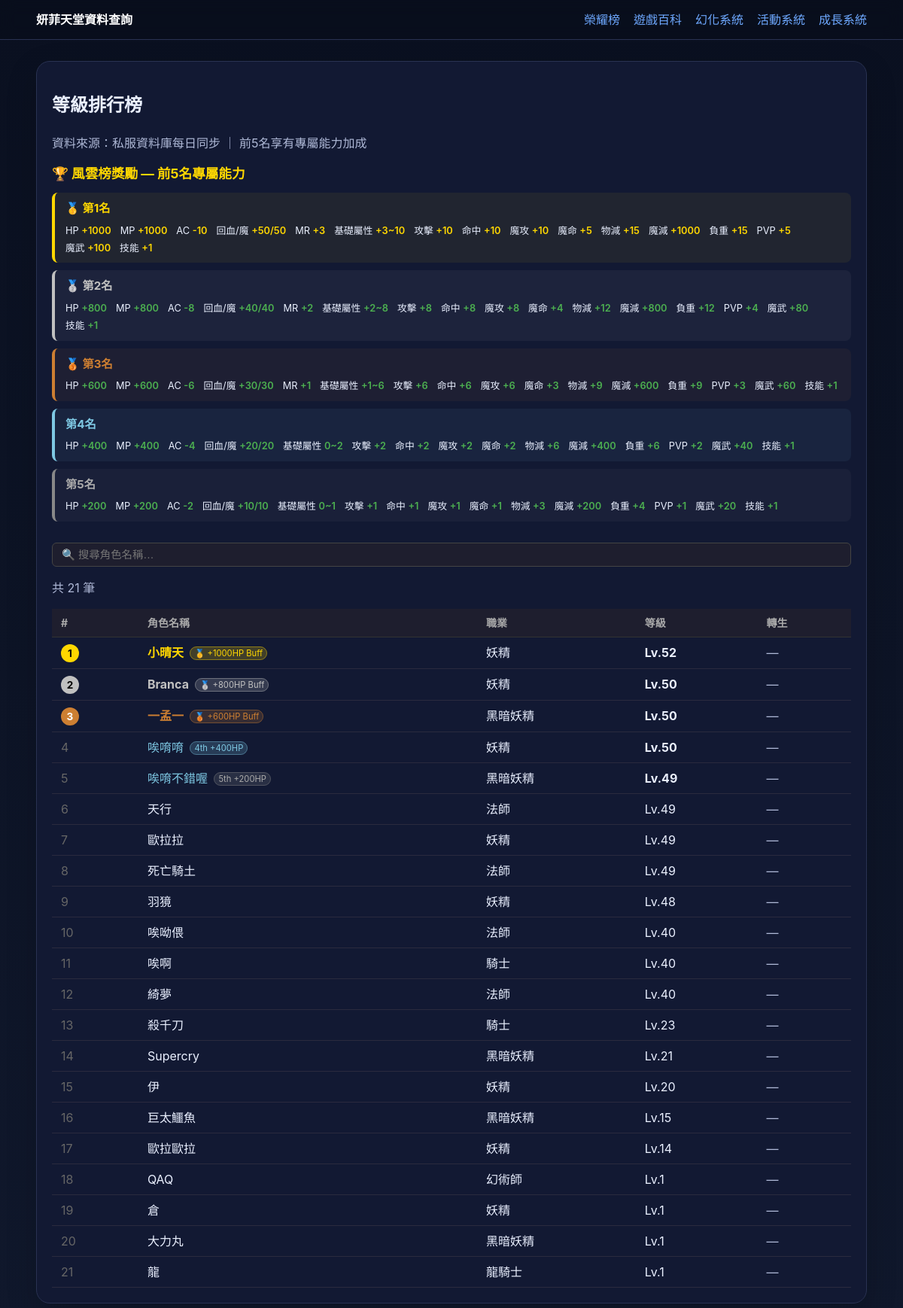
Page /ranking on the committed database.
### tables this page shows
CREATE TABLE characters (
    char_id      INTEGER PRIMARY KEY,
    account_name TEXT NOT NULL DEFAULT '',
    char_name    TEXT NOT NULL DEFAULT '',
    level        INTEGER DEFAULT 0,
    class        INTEGER DEFAULT 0,
    OnlineStatus INTEGER DEFAULT 0,
    synced_at    DATETIME DEFAULT CURRENT_TIMESTAMP
, rebirth_count INTEGER DEFAULT 0);

### app.py (the view)
    @app.route("/ranking")
    def ranking():
        db = get_db()
        rows = db.execute("""
            SELECT char_name, class,
                   MAX(level) as level,
                   MAX(rebirth_count) as rebirth_count
            FROM characters
            GROUP BY char_name
            ORDER BY level DESC, rebirth_count DESC
            LIMIT 100
        """).fetchall()
        return render_template("ranking.html", rows=rows, class_names=CLASS_NAMES)

### app.py (called while the page is built)
def get_db() -> sqlite3.Connection:
    if "db" not in g:
        db_path = Path(current_app().config["DATABASE"])
        db_path.parent.mkdir(parents=True, exist_ok=True)
        conn = sqlite3.connect(db_path)
        conn.row_factory = sqlite3.Row
        g.db = conn
    return g.db

def current_app() -> Flask:
    from flask import current_app as flask_current_app
    return flask_current_app

### templates/ranking.html (shortened to what this page needs)
{% extends 'base.html' %}
{% block content %}
<section class="card">
  <h1>等級排行榜</h1>
  <p class="muted">資料來源：私服資料庫每日同步 ｜ 前5名享有專屬能力加成</p>
  <div class="top-rewards">
    <h2>🏆 風雲榜獎勵 — 前5名專屬能力</h2>
    <div class="reward-cards">
      <div class="reward-card r1">
        <div class="reward-card-title">🥇 第1名</div>
        <div class="reward-grid">
          <div class="reward-item">HP <span>+1000</span></div>
          <div class="reward-item">MP <span>+1000</span></div>
          <div class="reward-item">AC <span>-10</span></div>
          <div class="reward-item">回血/魔 <span>+50/50</span></div>
          <div class="reward-item">MR <span>+3</span></div>
          <div class="reward-item">基礎屬性 <span>+3~10</span></div>
          <div class="reward-item">攻擊 <span>+10</span></div>
          <div class="reward-item">命中 <span>+10</span></div>
          <div class="reward-item">魔攻 <span>+10</span></div>
          <div class="reward-item">魔命 <span>+5</span></div>
          <div class="reward-item">物減 <span>+15</span></div>
          <div class="reward-item">魔減 <span>+1000</span></div>
          <div class="reward-item">負重 <span>+15</span></div>
          <div class="reward-item">PVP <span>+5</span></div>
          <div class="reward-item">魔武 <span>+100</span></div>
          <div class="reward-item">技能 <span>+1</span></div>
        </div>
      </div>
      <div class="reward-card r2">
        <div class="reward-card-title">🥈 第2名</div>
        <div class="reward-grid">
          <div class="reward-item">HP <span>+800</span></div>
          <div class="reward-item">MP <span>+800</span></div>
          <div class="reward-item">AC <span>-8</span></div>
          <div class="reward-item">回血/魔 <span>+40/40</span></div>
          <div class="reward-item">MR <span>+2</span></div>
          <div class="reward-item">基礎屬性 <span>+2~8</span></div>
          <div class="reward-item">攻擊 <span>+8</span></div>
          <div class="reward-item">命中 <span>+8</span></div>
          <div class="reward-item">魔攻 <span>+8</span></div>
          <div class="reward-item">魔命 <span>+4</span></div>
          <div class="reward-item">物減 <span>+12</span></div>
          <div class="reward-item">魔減 <span>+800</span></div>
          <div class="reward-item">負重 <span>+12</span></div>
          <div class="reward-item">PVP <span>+4</span></div>
          <div class="reward-item">魔武 <span>+80</span></div>
          <div class="reward-item">技能 <span>+1</span></div>
        </div>
      </div>
      <div class="reward-card r3">
        <div class="reward-card-title">🥉 第3名</div>
        <div class="reward-grid">
          <div class="reward-item">HP <span>+600</span></div>
          <div class="reward-item">MP <span>+600</span></div>
          <div class="reward-item">AC <span>-6</span></div>
          <div class="reward-item">回血/魔 <span>+30/30</span></div>
          <div class="reward-item">MR <span>+1</span></div>
          <div class="reward-item">基礎屬性 <span>+1~6</span></div>
          <div class="reward-item">攻擊 <span>+6</span></div>
          <div class="reward-item">命中 <span>+6</span></div>
          <div class="reward-item">魔攻 <span>+6</span></div>
          <div class="reward-item">魔命 <span>+3</span></div>
          <div class="reward-item">物減 <span>+9</span></div>
          <div class="reward-item">魔減 <span>+600</span></div>
          <div class="reward-item">負重 <span>+9</span></div>
          <div class="reward-item">PVP <span>+3</span></div>
          <div class="reward-item">魔武 <span>+60</span></div>
          <div class="reward-item">技能 <span>+1</span></div>
        </div>
      </div>
      <div class="reward-card r4">
        <div class="reward-card-title">第4名</div>
        <div class="reward-grid">
          <div class="reward-item">HP <span>+400</span></div>
          <div class="reward-item">MP <span>+400</span></div>
          <div class="reward-item">AC <span>-4</span></div>
          <div class="reward-item">回血/魔 <span>+20/20</span></div>
          <div class="reward-item">基礎屬性 <span>0~2</span></div>
          <div class="reward-item">攻擊 <span>+2</span></div>
          <div class="reward-item">命中 <span>+2</span></div>
          <div class="reward-item">魔攻 <span>+2</span></div>
          <div class="reward-item">魔命 <span>+2</span></div>
          <div class="reward-item">物減 <span>+6</span></div>
          <div class="reward-item">魔減 <span>+400</span></div>
          <div class="reward-item">負重 <span>+6</span></div>
          <div class="reward-item">PVP <span>+2</span></div>
          <div class="reward-item">魔武 <span>+40</span></div>
          <div class="reward-item">技能 <span>+1</span></div>
        </div>
      </div>
      <div class="reward-card r5">
        <div class="reward-card-title">第5名</div>
        <div class="reward-grid">
          <div class="reward-item">HP <span>+200</span></div>
          <div class="reward-item">MP <span>+200</span></div>
          <div class="reward-item">AC <span>-2</span></div>
          <div class="reward-item">回血/魔 <span>+10/10</span></div>
          <div class="reward-item">基礎屬性 <span>0~1</span></div>
          <div class="reward-item">攻擊 <span>+1</span></div>
          <div class="reward-item">命中 <span>+1</span></div>
          <div class="reward-item">魔攻 <span>+1</span></div>
          <div class="reward-item">魔命 <span>+1</span></div>
          <div class="reward-item">物減 <span>+3</span></div>
          <div class="reward-item">魔減 <span>+200</span></div>
          <div class="reward-item">負重 <span>+4</span></div>
          <div class="reward-item">PVP <span>+1</span></div>
          <div class="reward-item">魔武 <span>+20</span></div>
          <div class="reward-item">技能 <span>+1</span></div>
        </div>
      </div>
    </div>
  </div>
  <div class="rank-search">
    <input type="text" id="rankSearch" placeholder="🔍 搜尋角色名稱…" oninput="filterRanking(this.value)">
  </div>
  <p class="muted" id="rankCount">共 {{ rows|length }} 筆</p>
  <table class="ranking-table" id="rankingTable">
    <thead>
      <tr>
        <th>#</th>
        <th>角色名稱</th>
        <th>職業</th>
        <th>等級</th>
        <th>轉生</th>
      </tr>
    </thead>
    <tbody>
      {% for row in rows %}
      <tr data-name="{{ row.char_name }}">
        <td>
          {% if loop.index == 1 %}<span class="rank-badge r1">1</span>
          {% elif loop.index == 2 %}<span class="rank-badge r2">2</span>
          {% elif loop.index == 3 %}<span class="rank-badge r3">3</span>
          {% else %}<span style="color:#666">{{ loop.index }}</span>
          {% endif %}
        </td>
        <td>
          {% if loop.index == 1 %}
            <strong style="color:#ffd700">{{ row.char_name }}</strong>
            <span class="buff-tag buff-1">🥇 +1000HP Buff</span>
          {% elif loop.index == 2 %}
            <strong style="color:#c0c0c0">{{ row.char_name }}</strong>
            <span class="buff-tag buff-2">🥈 +800HP Buff</span>
          {% elif loop.index == 3 %}
            <strong style="color:#cd7f32">{{ row.char_name }}</strong>
            <span class="buff-tag buff-3">🥉 +600HP Buff</span>
          {% elif loop.index == 4 %}
            <span style="color:#7ec8e3">{{ row.char_name }}</span>
            <span class="buff-tag buff-4">4th +400HP</span>
          {% elif loop.index == 5 %}
            <span style="color:#7ec8e3">{{ row.char_name }}</span>
            <span class="buff-tag buff-5">5th +200HP</span>
          {% else %}
            {{ row.char_name }}
          {% endif %}
        </td>
        <td>{{ class_names.get(row['class'], '未知') }}</td>
        <td>
          {% if loop.index <= 5 %}<strong>Lv.{{ row.level }}</strong>
          {% else %}Lv.{{ row.level }}{% endif %}
        </td>
        <td>
          {% if row.rebirth_count and row.rebirth_count > 0 %}
            <span style="color:#ff9800">{{ row.rebirth_count }}轉</span>
          {% else %}<span class="muted">—</span>{% endif %}
        </td>
      </tr>
      {% endfor %}
    </tbody>
  </table>
</section>
{% endblock %}

### static/style.css (style rules this page uses)
:root { --bg:#0b1020;--card:#121933;--line:#293252;--text:#eaf0ff;--muted:#aeb8d6;--accent:#6ea8fe }
* { box-sizing:border-box }
body { margin:0;background:linear-gradient(180deg,#0a1020,#10182c);color:var(--text);font:16px/1.5 -apple-system,BlinkMacSystemFont,Segoe UI,Roboto,PingFang TC,Noto Sans TC,sans-serif }
.card { background:var(--card);border:1px solid var(--line);border-radius:18px;padding:20px;margin-bottom:18px;box-shadow:0 14px 40px rgba(0,0,0,.18) }
.muted { color:var(--muted) }
table { width:100%;border-collapse:collapse;min-width:720px }
th,td { padding:12px 10px;border-bottom:1px solid rgba(255,255,255,.08);text-align:left;vertical-align:top }
th { color:#c8d5ff;font-size:14px }

### templates/ranking.html (style rules this page uses)
.top-rewards { margin-bottom: 28px; }
.top-rewards h2 { font-size: 1.1rem; margin-bottom: 12px; color: #ffd700; }
.reward-cards { display: flex; flex-direction: column; gap: 10px; }
.reward-card { border-radius: 8px; padding: 10px 14px; border-left: 4px solid; }
.reward-card.r1 { border-color: #ffd700; background: #ffd70010; }
.reward-card.r2 { border-color: #c0c0c0; background: #c0c0c010; }
.reward-card.r3 { border-color: #cd7f32; background: #cd7f3210; }
.reward-card.r4 { border-color: #7ec8e3; background: #7ec8e310; }
.reward-card.r5 { border-color: #888; background: #88888810; }
.reward-card-title { font-weight: 700; font-size: .95rem; margin-bottom: 8px; }
.r1 .reward-card-title { color: #ffd700; }
.r2 .reward-card-title { color: #c0c0c0; }
.r3 .reward-card-title { color: #cd7f32; }
.r4 .reward-card-title { color: #7ec8e3; }
.r5 .reward-card-title { color: #aaa; }
.reward-grid { display: flex; flex-wrap: wrap; gap: 4px 12px; font-size: .8rem; }
.reward-item { white-space: nowrap; }
.reward-item span { color: #4caf50; font-weight: 600; }
.r1 .reward-item span { color: #ffd700; }
.rank-search { display:flex; gap:8px; margin-bottom:12px; }
.rank-search input { flex:1; padding:7px 12px; background:#1e1e2e; border:1px solid #444; border-radius:6px; color:#eee; font-size:.9rem; }
.ranking-table { width: 100%; border-collapse: collapse; }
.ranking-table th { background: #1e1e2e; color: #aaa; padding: 8px 12px; text-align: left; border-bottom: 1px solid #333; }
.ranking-table td { padding: 8px 12px; border-bottom: 1px solid #2a2a3e; }
.rank-badge { display:inline-block; width:24px; height:24px; border-radius:50%; text-align:center; line-height:24px; font-weight:700; font-size:.85rem; }
.rank-badge.r1 { background:#ffd700; color:#000; }
.rank-badge.r2 { background:#c0c0c0; color:#000; }
.rank-badge.r3 { background:#cd7f32; color:#fff; }
.buff-tag { font-size:.7rem; padding:1px 5px; border-radius:10px; margin-left:4px; vertical-align:middle; }
.buff-1 { background:#ffd70033; color:#ffd700; border:1px solid #ffd70066; }
.buff-2 { background:#c0c0c033; color:#c0c0c0; border:1px solid #c0c0c066; }
.buff-3 { background:#cd7f3233; color:#cd7f32; border:1px solid #cd7f3266; }
.buff-4 { background:#7ec8e333; color:#7ec8e3; border:1px solid #7ec8e366; }
.buff-5 { background:#88888833; color:#aaa; border:1px solid #88888866; }

### rows in the picture
characters: shows "2", char_name "Branca", get "妖精", level "50"
characters: shows "3", char_name "一孟一", get "黑暗妖精", level "50"
characters: char_name "唉唷唷", get "妖精", level "50"
characters: char_name "歐拉拉", get "妖精", level "49"
characters: char_name "死亡騎土", get "法師", level "49"
characters: char_name "唉呦偎", get "法師", level "40"
characters: char_name "殺千刀", get "騎士", level "23"
characters: char_name "Supercry", get "黑暗妖精", level "21"
characters: char_name "巨太鱷魚", get "黑暗妖精", level "15"
characters: char_name "歐拉歐拉", get "妖精", level "14"
characters: char_name "QAQ", get "幻術師", level "1"
characters: char_name "大力丸", get "黑暗妖精", level "1"

### other values in the picture
{{ rows|length }} "21"
{{ row.char_name }} "小晴天"
{{ class_names.get(row['class'], '未知') }} "妖精" "黑暗妖精" "法師" "妖精" "騎士" "法師" "妖精" "妖精" "龍騎士"
{{ row.level }} "52" "49"
{{ row.char_name }} "唉唷不錯喔"
{{ row.char_name }} "天行" "羽獍" "唉啊" "綺夢" "伊" "倉" "龍"
{{ row.level }} "49" "48" "40" "40" "20" "1" "1"
